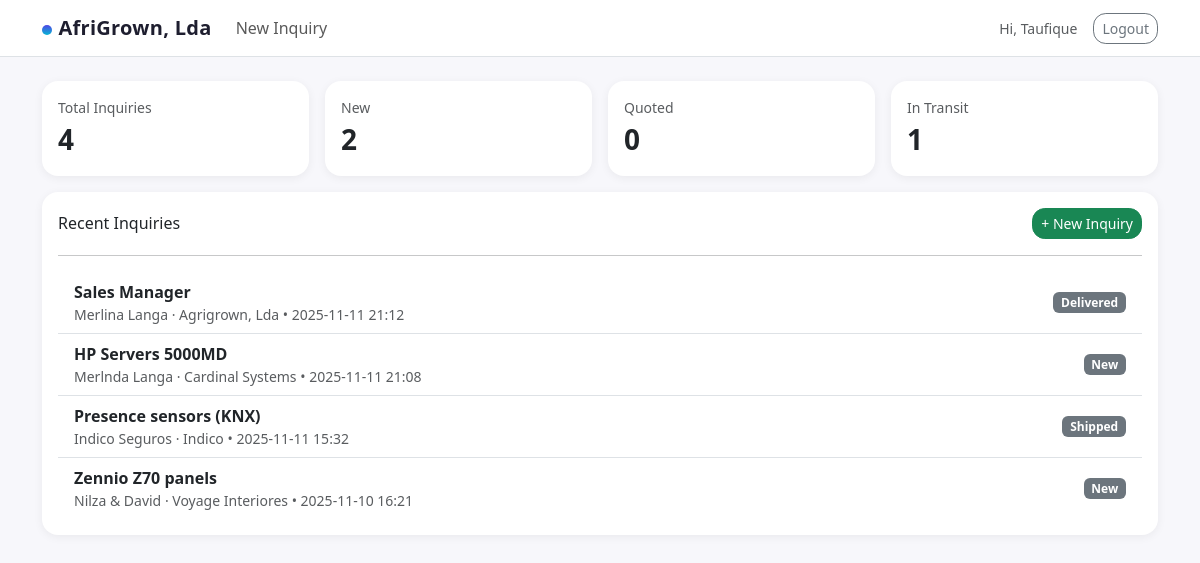
Page / (signed in) on the earlier database version.
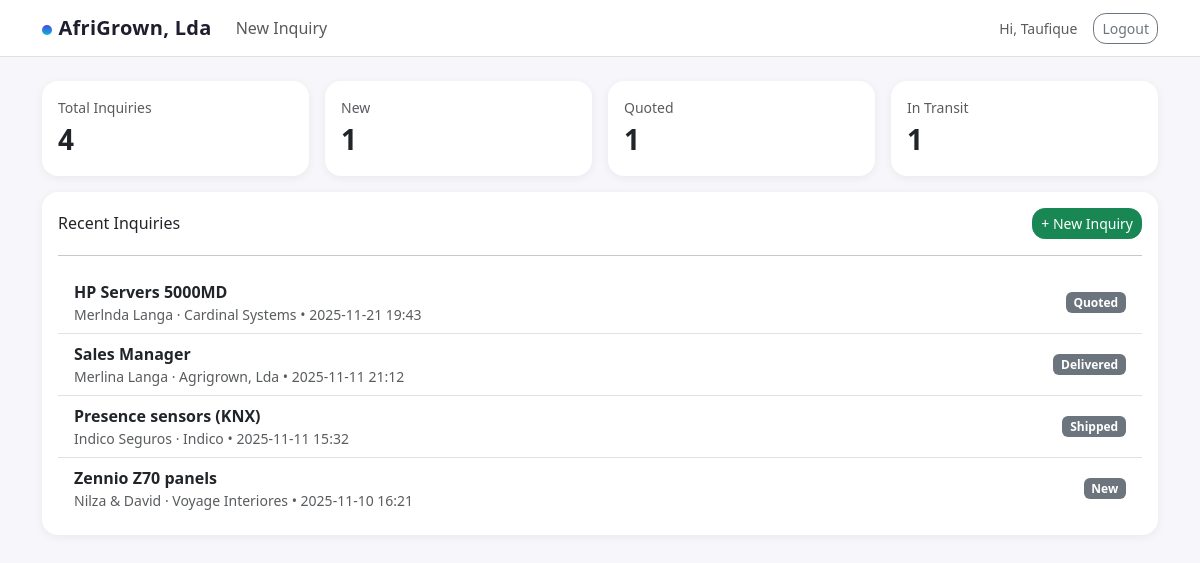
Same page on the later database version.
### app.py (models this page shows)
class Inquiry(db.Model):
    __tablename__ = "inquiries_afrigrown"
    id = db.Column(db.Integer, primary_key=True)
    title = db.Column(db.String(160), nullable=False)
    description = db.Column(db.Text)
    priority = db.Column(db.String(20), default="Normal")   # Low, Normal, High, Urgent
    status = db.Column(db.String(30), default="New")        # New, Quoted, Ordered, Shipped, Delivered, Closed, Lost
    budget = db.Column(db.Float)
    currency = db.Column(db.String(12), default="MZN")
    expected_delivery = db.Column(db.Date)
    client_id = db.Column(db.Integer, db.ForeignKey("clients_afrigrown.id"), nullable=False)
    created_by = db.Column(db.Integer, db.ForeignKey("users_afrigrown.id"))
    created_at = db.Column(db.DateTime, default=datetime.utcnow)
    updated_at = db.Column(db.DateTime, default=datetime.utcnow, onupdate=datetime.utcnow)
    client = db.relationship("Client", back_populates="inquiries")
    items = db.relationship("InquiryItem", back_populates="inquiry", cascade="all, delete-orphan", lazy=True)
    events = db.relationship("StatusEvent", back_populates="inquiry", cascade="all, delete-orphan", lazy=True)

class Client(db.Model):
    __tablename__ = "clients_afrigrown"
    id = db.Column(db.Integer, primary_key=True)
    name = db.Column(db.String(120), nullable=False)
    company = db.Column(db.String(120))
    email = db.Column(db.String(255))
    phone = db.Column(db.String(50))
    notes = db.Column(db.Text)
    created_at = db.Column(db.DateTime, default=datetime.utcnow)
    inquiries = db.relationship("Inquiry", back_populates="client", lazy=True)

### app.py (the view)
@app.route("/")
@login_required
def index():
    stats = {
        "total": Inquiry.query.count(),
        "new": Inquiry.query.filter_by(status="New").count(),
        "quoted": Inquiry.query.filter_by(status="Quoted").count(),
        "shipped": Inquiry.query.filter_by(status="Shipped").count(),
    }
    recent = Inquiry.query.order_by(Inquiry.updated_at.desc()).limit(10).all()
    return render_template("index.html", stats=stats, recent=recent)

### app.py (called while the page is built)
@login_manager.user_loader
def load_user(user_id):
    return User.query.get(int(user_id))

@app.context_processor
def inject_globals():
    return {
        "now": datetime.now,   # or datetime.utcnow if you prefer UTC
        "brand": "AfriGrown",  # optional helper you can use in templates
    }

### templates/index.html (shortened to what this page needs)
{% extends 'base.html' %}
{% block content %}
<div class="row g-3">
  <div class="col-6 col-md-3">
    <div class="card p-3">
      <div class="text-muted small">Total Inquiries</div>
      <div class="fs-3 fw-bold">{{ stats.total }}</div>
    </div>
  </div>
  <div class="col-6 col-md-3">
    <div class="card p-3">
      <div class="text-muted small">New</div>
      <div class="fs-3 fw-bold">{{ stats.new }}</div>
    </div>
  </div>
  <div class="col-6 col-md-3">
    <div class="card p-3">
      <div class="text-muted small">Quoted</div>
      <div class="fs-3 fw-bold">{{ stats.quoted }}</div>
    </div>
  </div>
  <div class="col-6 col-md-3">
    <div class="card p-3">
      <div class="text-muted small">In Transit</div>
      <div class="fs-3 fw-bold">{{ stats.shipped }}</div>
    </div>
  </div>
</div>
<div class="card p-3 mt-3">
  <div class="d-flex justify-content-between align-items-center">
    <h6 class="mb-0">Recent Inquiries</h6>
    <a class="btn btn-sm btn-success" href="{{ url_for('new_inquiry') }}">+ New Inquiry</a>
  </div>
  <hr>
  <div class="list-group list-group-flush">
    {% for inq in recent %}
      <a href="{{ url_for('inquiry_detail', inquiry_id=inq.id) }}"
         class="list-group-item list-group-item-action d-flex justify-content-between align-items-start">
        <div class="me-3">
          <div class="fw-semibold">{{ inq.title }}</div>
          <div class="small text-muted">
            {{ inq.client.name }}{% if inq.client.company %} · {{ inq.client.company }}{% endif %}
            • {{ inq.updated_at.strftime('%Y-%m-%d %H:%M') }}
          </div>
        </div>
        <span class="badge text-bg-secondary align-self-center">{{ inq.status }}</span>
      </a>
    {% else %}
      <div class="list-group-item text-muted">No inquiries yet.</div>
    {% endfor %}
  </div>
</div>
{% endblock %}

Differences in the rows shown:
changed Inquiry "HP Servers 5000MD": updated_at "2025-11-11 21:08" → "2025-11-21 19:43"; status "New" → "Quoted"; moves up the list
Other differences:
{{ stats.new }}: "2" → "1"
{{ stats.quoted }}: "0" → "1"
